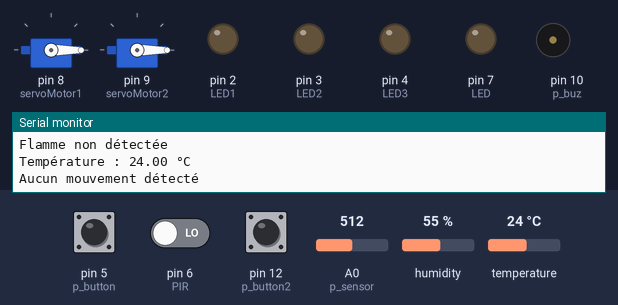
Simulated run of this sketch. Board: Arduino Uno, built with avr-gcc and run on an emulated ATmega328P. Parts: 2 × servo, output pins drawn as LEDs (lit = HIGH), buzzer (waves = sounding), the last lines printed to the serial monitor. The test bench sets the inputs (shaded band); at power-on: A0 (p_sensor) = 512, pin 6 (PIR) LOW, pin 5 (p_button) HIGH, temperature 24 °C, pin 12 (p_button2) HIGH, humidity 55 %.

Above: at 7.8 s.
7.9 s: A0 (p_sensor) set to 481
At 8.7 s:
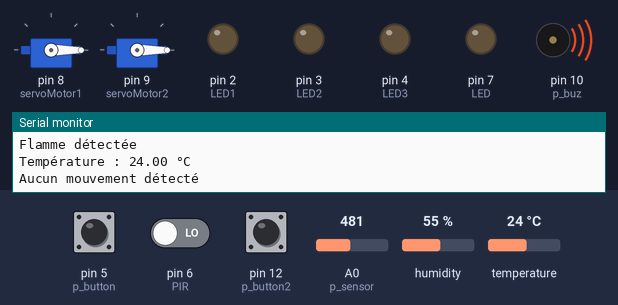
11.4 s: pin 6 (PIR) driven HIGH
At 12.6 s:
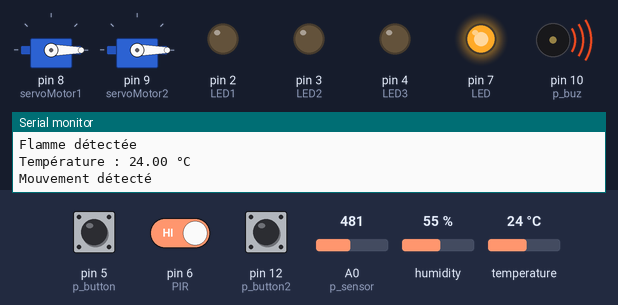
14.9 s: pin 5 (p_button) pulled LOW for 3 s
At 15.6 s:
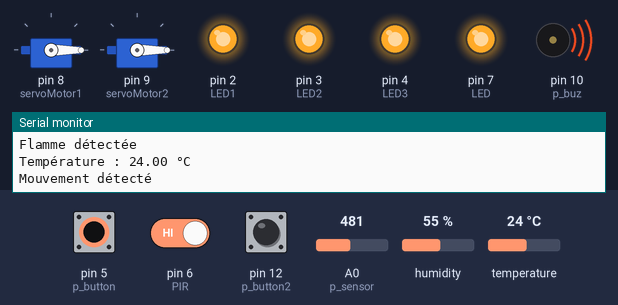
19.4 s: temperature set to 28 °C
At 19.9 s:
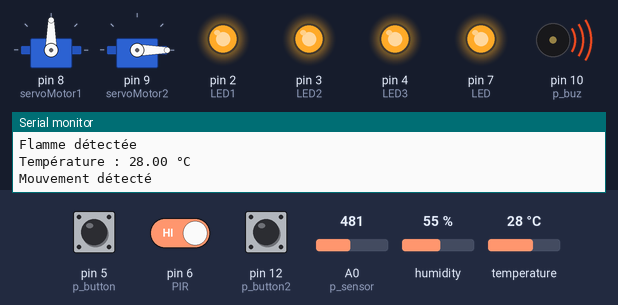
22.9 s: pin 12 (p_button2) pulled LOW for 3 s
At 24.4 s:
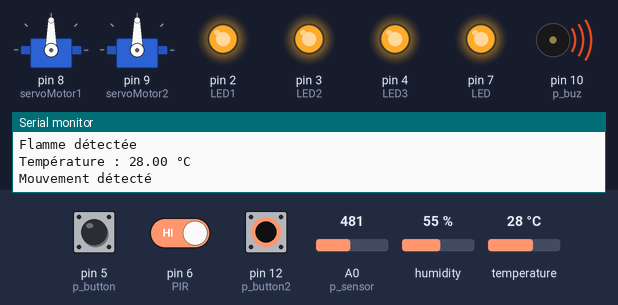
27.4 s: A0 (p_sensor) set to 510
At 34.9 s:
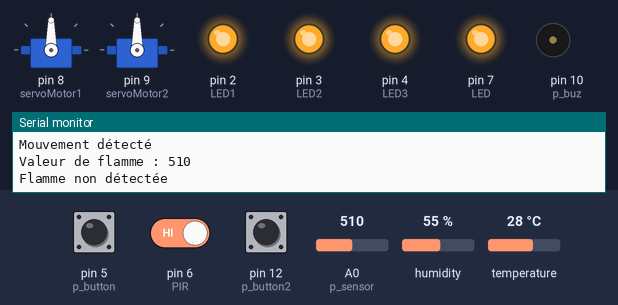
Timing chart, 0 to 36.2 s (numbered marks = the images above; inputs shaded):
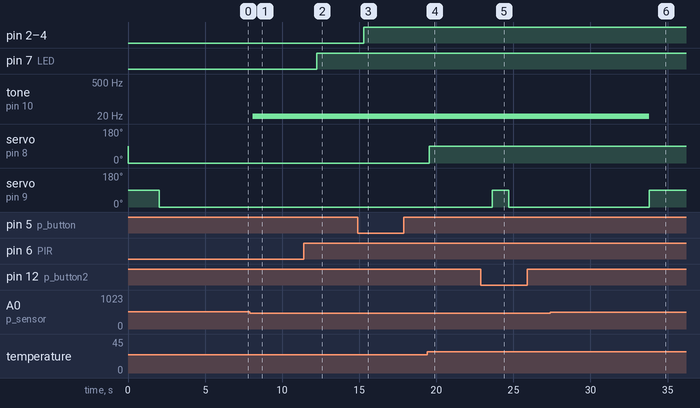

Measured:
- the behaviour switches between 500 and 499 on A0 (p_sensor) (found by bisection; images 0 and 1)
- the behaviour switches between 26 and 27 °C on temperature (found by bisection; images 3 and 4)
- after the input at 7.9 s, tone on pin 10 (p_buz): silent → 5 Hz after 0.20 s; servo on pin 9 (servoMotor2): stays 0° (without the input it goes to 90° after 1.2 s)
- after the input at 11.4 s, pin 7 (LED): LOW → HIGH after 0.83 s
- after the input at 14.9 s, pin 2 (LED1), pin 3 (LED2), pin 4 (LED3): LOW → HIGH after 0.41 s
- after the input at 19.4 s, servo on pin 8 (servoMotor1): 0° → 90° after 0.14 s
- after the input at 22.9 s, servo on pin 9 (servoMotor2): 0° → 90° after 0.72 s, → 0° 1.1 s later
- after the input at 27.4 s, tone on pin 10 (p_buz): 5 Hz → silent after 6.4 s; servo on pin 9 (servoMotor2): 0° → 90° after 6.4 s

The sketch:

main.ino
```cpp
#include <Servo.h>
#include <DHT.h>

// Broche de données du capteur DHT11
#define DHTPIN 11
// Type de capteur DHT (DHT11 ici)
#define DHTTYPE DHT11

// Broche pour le capteur PIR
#define PIR 6
// Broche pour la LED
#define LED 7

// Broches pour les LEDs
#define LED1 2
#define LED2 3
#define LED3 4

// Broche pour le buzzer
#define p_buz 10
// Broche pour le capteur de flamme
#define p_sensor A0
// Broche pour le bouton p_button
#define p_button 5
// Broche pour le bouton p_button2
#define p_button2 12

// Position initiale du servo-moteur
int positionInitiale = 90;
// Position tournée du servo-moteur
int positionTournee = 0;
// État du bouton p_button2
int etatBouton = LOW;
// Dernier état du bouton p_button2
int dernierEtatBouton = LOW;
// Indicateur de rotation du servo-moteur
bool estTourne = false;

DHT dht(DHTPIN, DHTTYPE);
Servo servoMotor1;
Servo servoMotor2;

// État du bouton p_button
int buttonState = 0;
// Indicateur d'appui sur le bouton p_button
bool isButtonPressed = false;
// Indicateur d'état des LEDs
bool areLedsOn = false;

void setup() {
  Serial.begin(9600);  // Initialise le moniteur série

  dht.begin();
  servoMotor1.attach(8);   // Attache le servo-moteur à la broche 8 (F)
  servoMotor2.attach(9);   // Attache le servo-moteur à la broche 9 (P)

  pinMode(PIR, INPUT);
  pinMode(LED, OUTPUT);

  pinMode(p_buz, OUTPUT);
  pinMode(p_button, INPUT_PULLUP);
  pinMode(p_button2, INPUT_PULLUP);
  pinMode(LED1, OUTPUT);
  pinMode(LED2, OUTPUT);
  pinMode(LED3, OUTPUT);
}

void loop() {
  // Lecture de la température avec DHT11
  float temperature = dht.readTemperature();  // Lit la température en Celsius

  if (!isnan(temperature)) {
    // Vérifie si la lecture est valide
    Serial.print("Température : ");
    Serial.print(temperature);
    Serial.println(" °C");

    // Rotation du servo-moteur 1 en fonction de la température
    if (temperature > 26) {
      servoMotor1.write(90);  // Effectue une rotation à 90 degrés
    } else {
      servoMotor1.write(0);   // Remet le servo-moteur à la position initiale
    }
  }

  // Détection de mouvement avec capteur PIR
  int pirVal = digitalRead(PIR);

  if (pirVal == HIGH) {
    digitalWrite(LED, HIGH);
    Serial.println("Mouvement détecté"); // Affiche un message dans le moniteur série
    delay(1000);
  } else {
    digitalWrite(LED, LOW);
    Serial.println("Aucun mouvement détecté"); // Affiche un message dans le moniteur série
    delay(1000);
  }

  // Contrôle du buzzer en fonction de la température et du capteur de flamme
  int valeurFlamme = analogRead(p_sensor);

  Serial.print("Valeur de flamme : ");
  Serial.println(valeurFlamme);

  if (valeurFlamme < 500) {
    // Flamme détectée
    Serial.println("Flamme détectée");
    tone(p_buz, 5, 10000);
    servoMotor2.write(0);  // Effectue une rotation à 90 degrés
  } else {
    // Aucune flamme détectée
    Serial.println("Flamme non détectée");
    delay(1000);           // Attend 1 seconde
    servoMotor2.write(90);   // Remet le servo-moteur à la position initiale
    noTone(p_buz);
  }

  // Lecture de l'état du bouton p_button2
  etatBouton = digitalRead(p_button2);

  if (etatBouton != dernierEtatBouton) {
    // Le bouton p_button2 a été appuyé ou relâché
    if (etatBouton == HIGH) {
        servoMotor2.write(positionTournee);
        delay(5000);
    } else {
      servoMotor2.write(positionInitiale);
    }
    delay(50);
  }

  dernierEtatBouton = etatBouton;

  // Lecture de l'état du bouton p_button
  buttonState = digitalRead(p_button);

  if (buttonState == LOW) {
    // Bouton appuyé
    if (!isButtonPressed) {
      isButtonPressed = true;
      if (!areLedsOn) {
        digitalWrite(LED1, HIGH);
        digitalWrite(LED2, HIGH);
        digitalWrite(LED3, HIGH);
        areLedsOn = true;
      } else {
        digitalWrite(LED1, LOW);
        digitalWrite(LED2, LOW);
        digitalWrite(LED3, LOW);
        areLedsOn = false;
      }
      delay(100);  // Délai pour éviter les rebonds du bouton
    }
  } else {
    isButtonPressed = false;
  }
}
```
